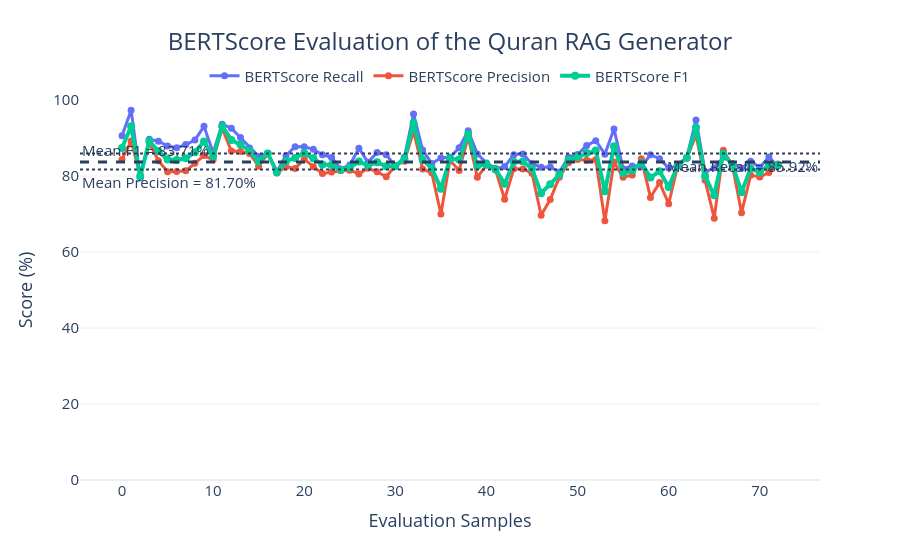

This figure's notebook cell:
### Code cell
import plotly.graph_objects as go

bert_evaluation = pd.DataFrame({
    "p": P.numpy(),
    "r": R.numpy(),
    "f": F1.numpy()
})
fig = go.Figure()

# =========================
# Main BERTScore curves
# =========================
fig.add_trace(
    go.Scatter(
        x=bert_evaluation.index,
        y=bert_evaluation['r'] * 100,
        mode="lines+markers",
        name="BERTScore Recall",
        line=dict(width=3),
        marker=dict(size=7),
    )
)

fig.add_trace(
    go.Scatter(
        x=bert_evaluation.index,
        y=bert_evaluation['p'] * 100,
        mode="lines+markers",
        name="BERTScore Precision",
        line=dict(width=3),
        marker=dict(size=7),
    )
)

fig.add_trace(
    go.Scatter(
        x=bert_evaluation.index,
        y=bert_evaluation['f'] * 100,
        mode="lines+markers",
        name="BERTScore F1",
        line=dict(width=4),
        marker=dict(size=8),
    )
)

# =========================
# Mean lines
# =========================
mean_f1 = bert_evaluation['f'].mean() * 100
mean_p = bert_evaluation['p'].mean() * 100
mean_r = bert_evaluation['r'].mean() * 100

fig.add_hline(
    y=mean_f1,
    line_width=3,
    line_dash="dash",
    annotation_text=f"Mean F1 = {mean_f1:.2f}%",
    annotation_position="top left"
)

fig.add_hline(
    y=mean_p,
    line_width=2,
    line_dash="dot",
    annotation_text=f"Mean Precision = {mean_p:.2f}%",
    annotation_position="bottom left"
)

fig.add_hline(
    y=mean_r,
    line_width=2,
    line_dash="dot",
    annotation_text=f"Mean Recall = {mean_r:.2f}%",
    annotation_position="bottom right"
)

# =========================
# Layout
# =========================
fig.update_layout(
    title={
        "text": "BERTScore Evaluation of the Quran RAG Generator",
        "x": 0.5,
        "xanchor": "center",
        "font": dict(size=24)
    },
    xaxis_title="Evaluation Samples",
    yaxis_title="Score (%)",
    template="plotly_white",
    
    hovermode="x unified",
    legend=dict(
        orientation="h",
        yanchor="bottom",
        y=1.02,
        xanchor="center",
        x=0.5
    ),
    font=dict(size=15)
)

# =========================
# Axes styling
# =========================
fig.update_xaxes(
    showgrid=False,
    zeroline=False
)

fig.update_yaxes(
    range=[0, 100],
    showgrid=True,
    gridwidth=1
)

fig.show()

### Figure 1 — Plotly figure (JSON) as saved in the notebook; plotly's stock layout.template omitted (floating-point values rounded to 4 significant figures)
{"data": [{"line": {"width": 3}, "marker": {"size": 7}, "mode": "lines+markers", "name": "BERTScore Recall", "type": "scatter", "x": [0, 1, 2, 3, 4, 5, 6, 7, 8, 9, 10, 11, 12, 13, 14, 15, 16, 17, 18, 19, 20, 21, 22, 23, 24, 25, 26, 27, 28, 29, 30, 31, 32, 33, 34, 35, 36, 37, 38, 39, 40, 41, 42, 43, 44, 45, 46, 47, 48, 49, 50, 51, 52, 53, 54, 55, 56, 57, 58, 59, 60, 61, 62, 63, 64, 65, 66, 67, 68, 69, 70, 71, 72], "y": [90.59, 97.33, 79.46, 89.69, 89.17, 87.88, 87.46, 88.26, 89.44, 93.07, 86.11, 93.64, 92.58, 90.12, 87.4, 85.16, 85.98, 81.18, 85.42, 87.7, 87.68, 87.01, 85.58, 84.9, 81.85, 82.88, 87.29, 83.59, 86.21, 85.6, 82.52, 85.02, 96.29, 86.86, 83.28, 84.74, 84.94, 87.42, 91.89, 85.81, 83.41, 82.0, 82.47, 85.6, 85.82, 83.18, 82.32, 82.35, 81.05, 84.92, 85.65, 88.01, 89.28, 85.76, 92.4, 81.93, 82.6, 82.43, 85.59, 84.54, 82.08, 82.76, 84.96, 94.77, 81.1, 82.11, 84.96, 83.28, 82.01, 83.86, 82.29, 84.98, 82.62]}, {"line": {"width": 3}, "marker": {"size": 7}, "mode": "lines+markers", "name": "BERTScore Precision", "type": "scatter", "x": [0, 1, 2, 3, 4, 5, 6, 7, 8, 9, 10, 11, 12, 13, 14, 15, 16, 17, 18, 19, 20, 21, 22, 23, 24, 25, 26, 27, 28, 29, 30, 31, 32, 33, 34, 35, 36, 37, 38, 39, 40, 41, 42, 43, 44, 45, 46, 47, 48, 49, 50, 51, 52, 53, 54, 55, 56, 57, 58, 59, 60, 61, 62, 63, 64, 65, 66, 67, 68, 69, 70, 71, 72], "y": [84.35, 89.19, 80.24, 88.72, 84.04, 81.1, 81.19, 81.35, 83.34, 85.39, 84.26, 92.6, 86.58, 86.47, 85.93, 82.56, 85.92, 80.77, 82.42, 81.99, 84.44, 82.47, 80.63, 81.03, 81.38, 81.54, 80.56, 82.04, 81.12, 79.79, 82.77, 83.88, 91.77, 81.82, 80.83, 70.0, 84.11, 81.47, 90.28, 79.7, 82.81, 81.58, 73.9, 81.92, 81.84, 80.73, 69.68, 73.81, 79.67, 83.46, 84.33, 84.17, 84.26, 68.19, 83.65, 79.69, 80.29, 84.57, 74.35, 78.26, 72.7, 82.78, 84.68, 90.84, 78.85, 68.9, 86.76, 82.7, 70.35, 80.23, 79.74, 80.91, 83.19]}, {"line": {"width": 4}, "marker": {"size": 8}, "mode": "lines+markers", "name": "BERTScore F1", "type": "scatter", "x": [0, 1, 2, 3, 4, 5, 6, 7, 8, 9, 10, 11, 12, 13, 14, 15, 16, 17, 18, 19, 20, 21, 22, 23, 24, 25, 26, 27, 28, 29, 30, 31, 32, 33, 34, 35, 36, 37, 38, 39, 40, 41, 42, 43, 44, 45, 46, 47, 48, 49, 50, 51, 52, 53, 54, 55, 56, 57, 58, 59, 60, 61, 62, 63, 64, 65, 66, 67, 68, 69, 70, 71, 72], "y": [87.36, 93.08, 79.85, 89.21, 86.53, 84.36, 84.21, 84.67, 86.28, 89.06, 85.18, 93.12, 89.48, 88.26, 86.66, 83.84, 85.95, 80.98, 83.89, 84.75, 86.03, 84.68, 83.03, 82.92, 81.61, 82.21, 83.79, 82.81, 83.59, 82.6, 82.64, 84.44, 93.97, 84.27, 82.04, 76.67, 84.53, 84.34, 91.08, 82.64, 83.1, 81.79, 77.95, 83.72, 83.78, 81.93, 75.47, 77.85, 80.36, 84.18, 84.99, 86.05, 86.7, 75.97, 87.81, 80.79, 81.43, 83.49, 79.58, 81.28, 77.1, 82.77, 84.82, 92.76, 79.96, 74.92, 85.85, 82.99, 75.74, 82.0, 80.99, 82.89, 82.9]}], "layout": {"annotations": [{"showarrow": false, "text": "Mean F1 = 83.71%", "x": 0, "xanchor": "left", "xref": "x domain", "y": 83.71, "yanchor": "bottom", "yref": "y"}, {"showarrow": false, "text": "Mean Precision = 81.70%", "x": 0, "xanchor": "left", "xref": "x domain", "y": 81.7, "yanchor": "top", "yref": "y"}, {"showarrow": false, "text": "Mean Recall = 85.92%", "x": 1, "xanchor": "right", "xref": "x domain", "y": 85.92, "yanchor": "top", "yref": "y"}], "font": {"size": 15}, "hovermode": "x unified", "legend": {"orientation": "h", "x": 0.5, "xanchor": "center", "y": 1.02, "yanchor": "bottom"}, "shapes": [{"line": {"dash": "dash", "width": 3}, "type": "line", "x0": 0, "x1": 1, "xref": "x domain", "y0": 83.71, "y1": 83.71, "yref": "y"}, {"line": {"dash": "dot", "width": 2}, "type": "line", "x0": 0, "x1": 1, "xref": "x domain", "y0": 81.7, "y1": 81.7, "yref": "y"}, {"line": {"dash": "dot", "width": 2}, "type": "line", "x0": 0, "x1": 1, "xref": "x domain", "y0": 85.92, "y1": 85.92, "yref": "y"}], "title": {"font": {"size": 24}, "text": "BERTScore Evaluation of the Quran RAG Generator", "x": 0.5, "xanchor": "center"}, "xaxis": {"showgrid": false, "title": {"text": "Evaluation Samples"}, "zeroline": false}, "yaxis": {"gridwidth": 1, "range": [0, 100], "showgrid": true, "title": {"text": "Score (%)"}}}}
